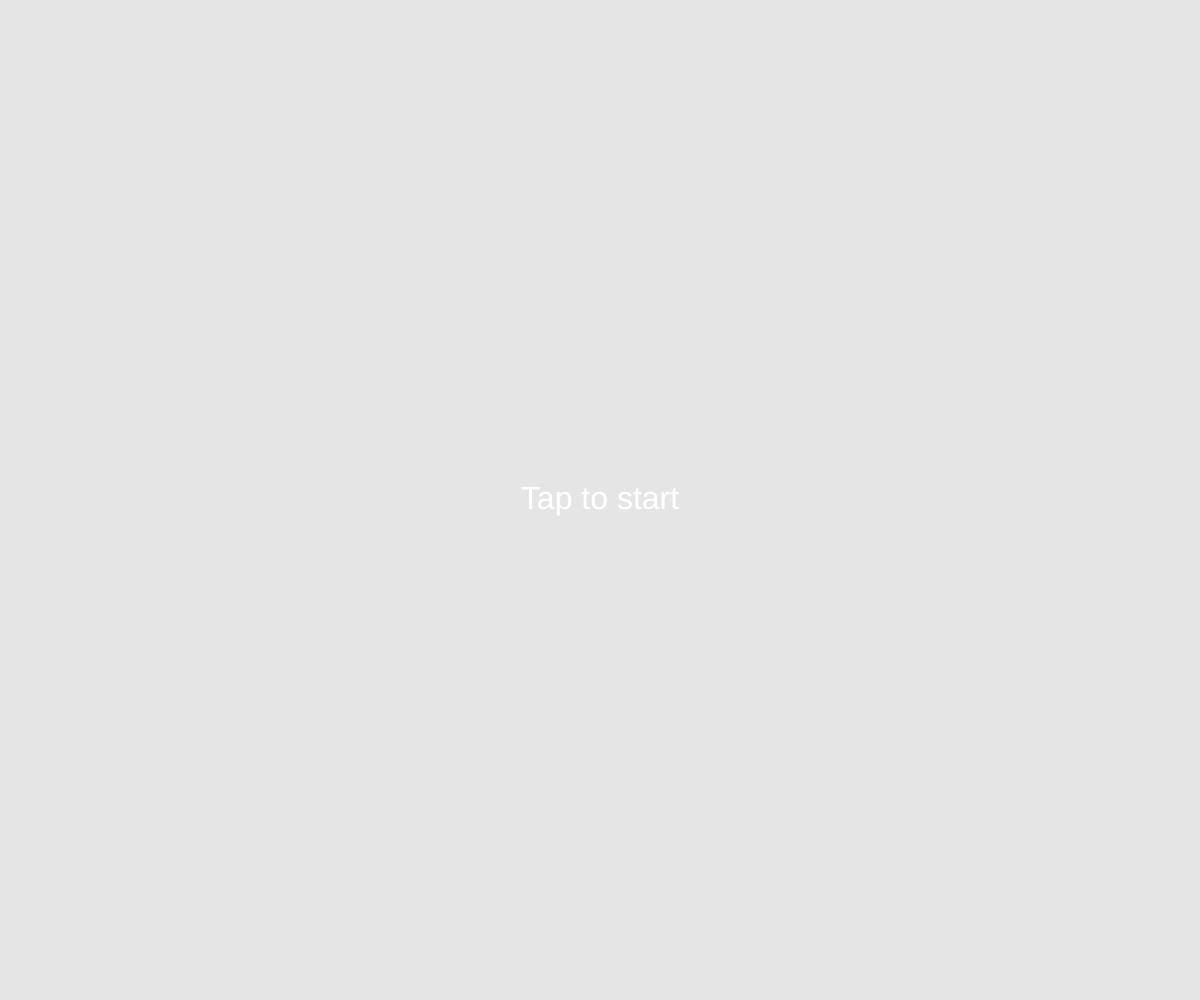
Frame 1 (no input)
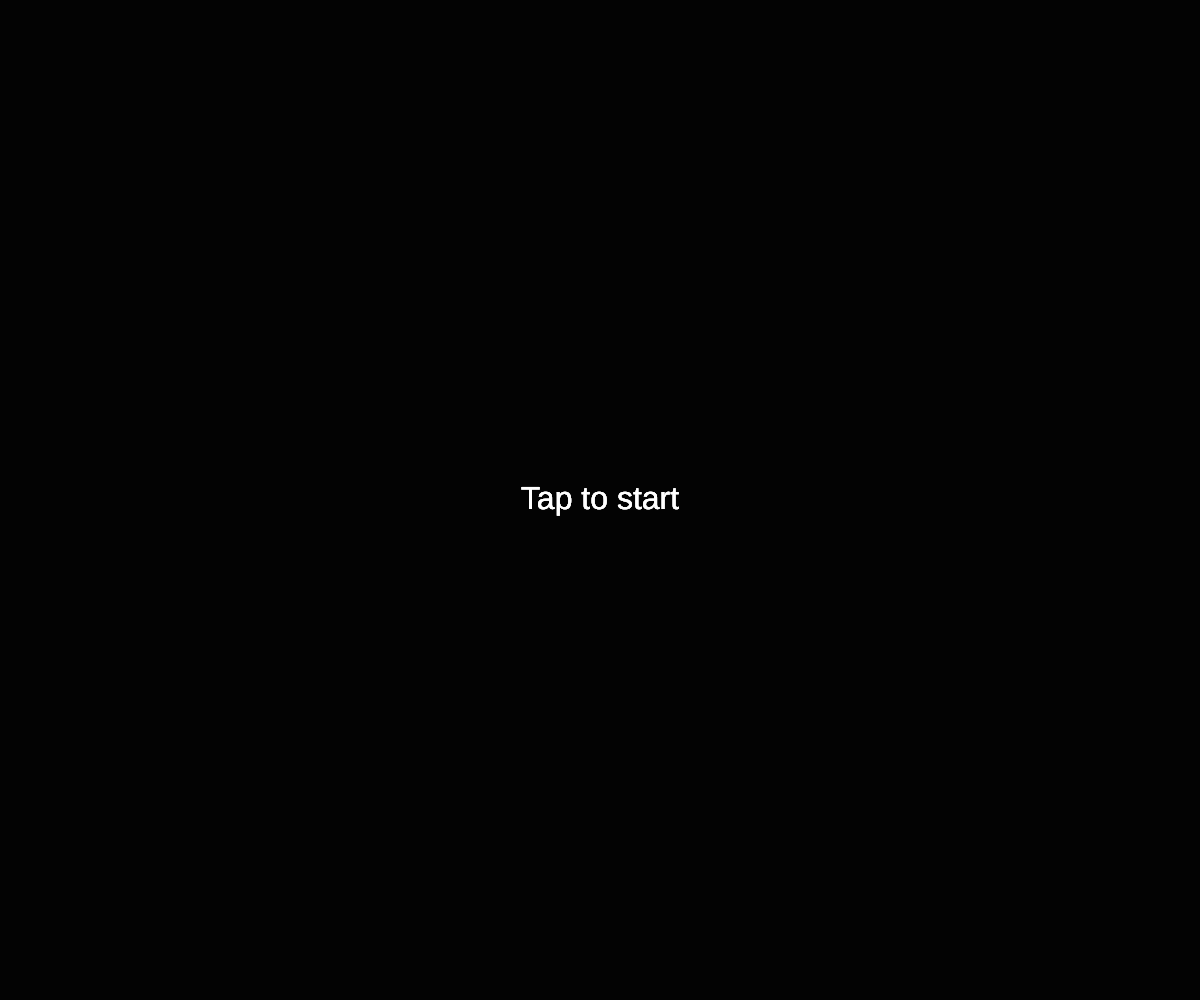
Frame 60 (no input)
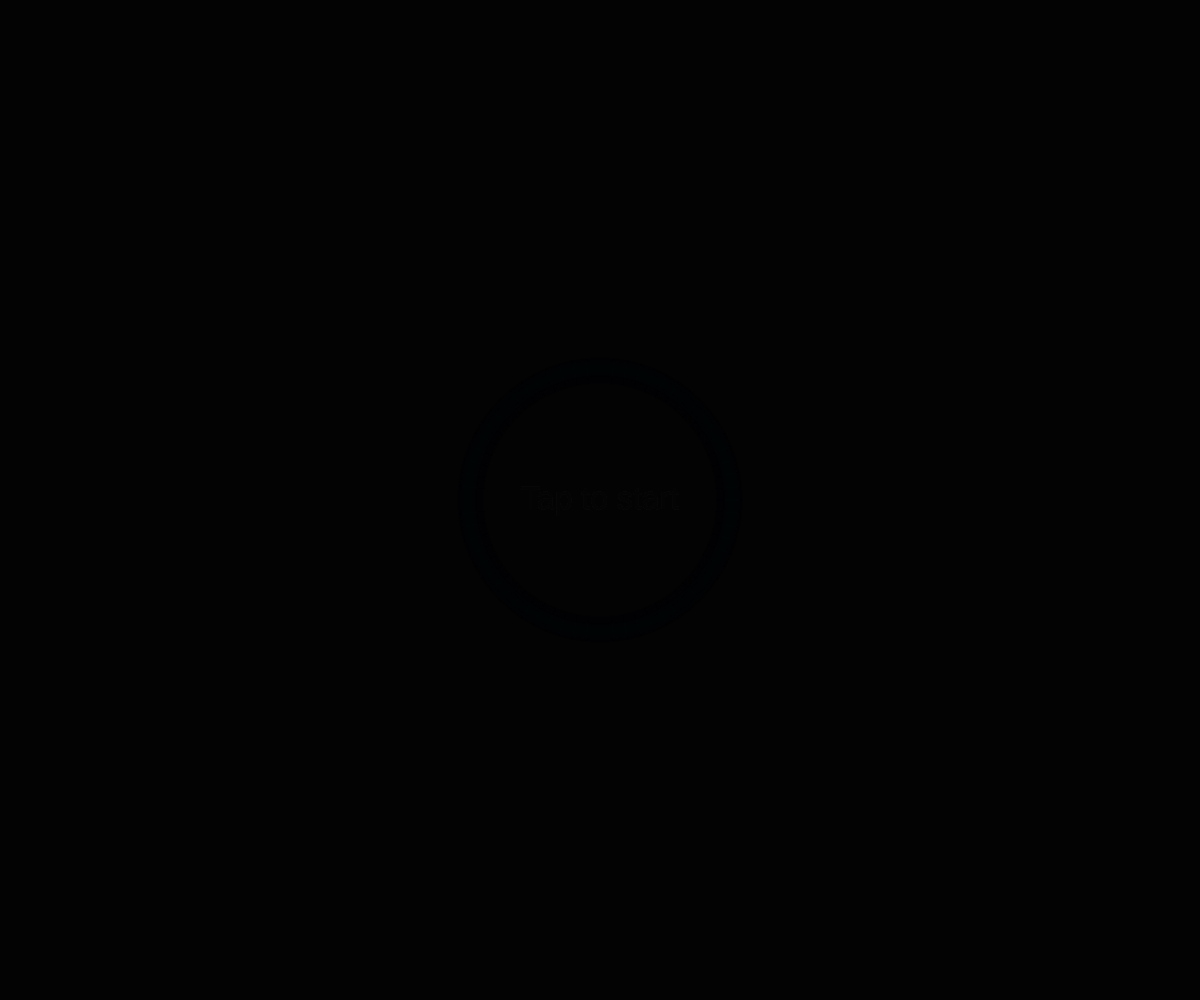
Frame 120 (the mouse pressed at the canvas centre since frame 60)

The p5.js sketch that drew these frames (run headless with seeded random() and noise() and a simulated clock; from frame 60 on, the mouse is pressed at the canvas centre):

// p5.js sketch
// ── sketch.js
let t = 0;
let circles = [];
const MAX_CIRCLES = 200;
let tapMessage = "Tap to start";
let showTapMessage = true;

function setup() {
  createCanvas(windowWidth, windowHeight);
  colorMode(HSB);
  textAlign(CENTER, CENTER);
  textSize(32);
}

function draw() {
  let B = blendMode;

  B(BLEND);
  background(0, 0.1);

  B(ADD);
  noFill();

  t += 0.005;

  if (showTapMessage) {
    B(BLEND);
    fill(255);
    text(tapMessage, width / 2, height / 2);
  }

  for (let i = circles.length - 1; i >= 0; i--) {
    const circleInfo = circles[i];
    const circleX = circleInfo.x;
    const circleY = circleInfo.y;
    const circleAge = t - circleInfo.createdAt;

    const tmp1 = noise(circleX / 200, circleY / 200, t) * 6 + t;
    const tmp2 = pow(tan(tmp1), 8);
    const circleSize = min(50, width / tmp2) * (1 + circleAge * 2); // Increased size and speed
    const alpha = map(circleAge, 0, 1, 1, 0); // Fade out over 1 second

    stroke(tmp1 * 360 % 360, 90, 100, tmp2 * alpha);

    circle(circleX, circleY, circleSize * 4);

    if (circleAge > 1 || circles.length > MAX_CIRCLES) {
      circles.shift();
    }
  }
}

function mousePressed() {
  if (showTapMessage) {
    showTapMessage = false;
  }
  const newCircle = {
    x: mouseX,
    y: mouseY,
    createdAt: t
  };
  circles.push(newCircle);

  return false;
}

function windowResized() {
  resizeCanvas(windowWidth, windowHeight);
}
